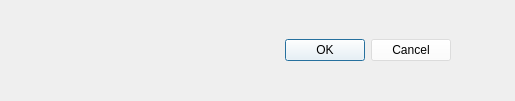
<?xml version="1.0" encoding="UTF-8"?>
<ui version="4.0">
 <class>ConfirmDialog</class>
 <widget class="QDialog" name="ConfirmDialog">
  <property name="geometry">
   <rect>
    <x>0</x>
    <y>0</y>
    <width>515</width>
    <height>101</height>
   </rect>
  </property>
  <property name="windowTitle">
   <string>Dialog</string>
  </property>
  <widget class="QDialogButtonBox" name="buttonBox">
   <property name="geometry">
    <rect>
     <x>90</x>
     <y>10</y>
     <width>361</width>
     <height>81</height>
    </rect>
   </property>
   <property name="styleSheet">
    <string notr="true">background-color: rgba(255, 255, 255, 100);</string>
   </property>
   <property name="orientation">
    <enum>Qt::Horizontal</enum>
   </property>
   <property name="standardButtons">
    <set>QDialogButtonBox::Cancel|QDialogButtonBox::Ok</set>
   </property>
  </widget>
 </widget>
 <resources/>
 <connections>
  <connection>
   <sender>buttonBox</sender>
   <signal>accepted()</signal>
   <receiver>ConfirmDialog</receiver>
   <slot>accept()</slot>
   <hints>
    <hint type="sourcelabel">
     <x>248</x>
     <y>254</y>
    </hint>
    <hint type="destinationlabel">
     <x>157</x>
     <y>274</y>
    </hint>
   </hints>
  </connection>
  <connection>
   <sender>buttonBox</sender>
   <signal>rejected()</signal>
   <receiver>ConfirmDialog</receiver>
   <slot>reject()</slot>
   <hints>
    <hint type="sourcelabel">
     <x>316</x>
     <y>260</y>
    </hint>
    <hint type="destinationlabel">
     <x>286</x>
     <y>274</y>
    </hint>
   </hints>
  </connection>
 </connections>
</ui>
